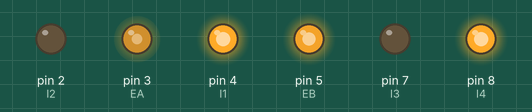
A sketch run on a simulated Arduino Uno, built with avr-gcc and run on an emulated ATmega328P. Shown: output pins drawn as LEDs (lit = HIGH). What the sketch prints to the serial monitor is not drawn.

Above: at 0.05 s.
At 0.35 s:
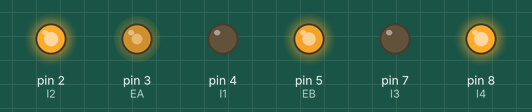
Timing chart, 0 to 3.0 s (numbered marks = the images above):
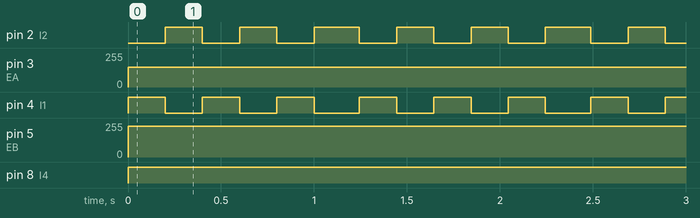

Measured:
- by itself, pin 2 (I2), pin 4 (I1): alternates HIGH for 0.20 s and LOW for 0.20 s
- by itself, pin 3 (EA): 0/255 → 150/255 at 0.00 s
- by itself, pin 5 (EB): 0/255 → 230/255 at 0.00 s
- by itself, pin 8 (I4): LOW → HIGH at 0.00 s

The sketch:

Speedometer203.ino
```cpp
// (licence header left out)
int EA = 3;  // Black Wheel PWM pin (must be a PWM pin)
int I1 = 4;  //Light Grey                                                                                                                                                                                                                                           // Wheel direction digital pin 1
int I2 = 2;  // White
int EB = 5;  //Orange
int I3 = 7;  //Brown
int I4 = 8;  //Red

// Motor PWM command variable [0-255]
byte u = 0;

// Left wheel encoder digital pins
const byte SIGNAL_L_A = 9;
const byte SIGNAL_L_B = 10;
const byte SIGNAL_R_A = 11;
const byte SIGNAL_R_B = 12;

// Encoder ticks per (motor) revolution (TPR)
const int TPR = 3000;

// Wheel radius [m]
const double RHO = 0.0625;

// Counter to keep track of encoder ticks [integer]
volatile long encoder_ticks_L = 0;
volatile long encoder_ticks_R = 0;

// Variable to store estimated angular rate of left wheel [rad/s]
double omega_R = 0.0;
double omega_L = 0.0;

// Sampling interval for measurements in milliseconds
const int T = 1000;

// Counters for milliseconds during interval
long t_now = 0;
long t_last = 0;

//Wheel radius
double r = 0.0625;

// Estimated Speed
double v_L = 0;
double v_R = 0;

// Things
double v = 0;
double omega = 0;

// constant
const double ELL = 0.2775;

// This function is called when SIGNAL_A goes HIGH
void decodeEncoderTicks() {
  if (digitalRead(SIGNAL_L_B) == LOW) {
    // SIGNAL_A leads SIGNAL_B, so count one way
    encoder_ticks_L++;
  } else {
    // SIGNAL_B leads SIGNAL_A, so count the other way
    encoder_ticks_L--;
  }
  if (digitalRead(SIGNAL_R_A) == LOW) {
    // SIGNAL_A leads SIGNAL_B, so count one way
    encoder_ticks_R--;
  } else {
    // SIGNAL_B leads SIGNAL_A, so count the other way
    encoder_ticks_R++;
  }
}

// Compute vehicle speed [m/s]
double compute_vehicle_speed(double v_L, double v_R) {
  double v;
  v = 0.5 * (v_L + v_R);
  return v;
}
// Compute vehicle turning rate [rad/s]
double compute_vehicle_rate(double v_L, double v_R) {
  double omega;
  omega = 1.0 / ELL * (v_R - v_L);
  return omega;
}

void setup() {
  // Open the serial port at 9600 bps
  Serial.begin(9600);

  // Set the pin modes for the motor driver
  pinMode(EA, OUTPUT);
  pinMode(I1, OUTPUT);
  pinMode(I2, OUTPUT);
  pinMode(EB, OUTPUT);
  pinMode(I3, OUTPUT);
  pinMode(I4, OUTPUT);

  // Set the pin modes for the encoders
  pinMode(SIGNAL_L_A, INPUT);
  pinMode(SIGNAL_L_B, INPUT);
  pinMode(SIGNAL_R_A, INPUT);
  pinMode(SIGNAL_R_B, INPUT);

  // Every time the pin goes high, this is a pulse
  attachInterrupt(digitalPinToInterrupt(SIGNAL_L_A), decodeEncoderTicks, RISING);
  attachInterrupt(digitalPinToInterrupt(SIGNAL_R_A), decodeEncoderTicks, RISING);

  // Print a message
  Serial.print("Program initialized.");
  Serial.print("\n");
}

void loop() {
  // Get the elapsed time [ms]
  t_now = millis();

  if (t_now - t_last >= T) {
    // Estimate the rotational speed [rad/s]
    omega_L = 2.0 * PI * ((double)encoder_ticks_L / (double)TPR) * 1000.0 / (double)(t_now - t_last);
    omega_R = 2.0 * PI * ((double)encoder_ticks_R / (double)TPR) * 1000.0 / (double)(t_now - t_last);
    v_L = r * omega_L;
    v_R = r * omega_R;
    v = compute_vehicle_speed(v_L, v_R);
    omega = compute_vehicle_rate(v_L, v_R);

    // Print some stuff to the serial monitor
    Serial.print("LEFT ticks: ");
    Serial.print(encoder_ticks_L);
    Serial.print("\t");
    Serial.print("LEFT speed: ");
    Serial.print(omega_L);
    Serial.print(" rad/s\n");

    Serial.print("RIGHT ticks: ");
    Serial.print(encoder_ticks_R);
    Serial.print("\t");
    Serial.print("RIGHT speed: ");
    Serial.print(omega_R);
    Serial.print(" rad/s\n");

    Serial.print("Velocity: ");
    Serial.print(v);
    Serial.print(" Turn Rate: ");
    Serial.print(omega);
    Serial.print("\n");


    // Record the current time [ms]
    t_last = t_now;

    // Reset the encoder ticks counter
    encoder_ticks_L = 0;
    encoder_ticks_R = 0;
  }

  // Set the wheel motor PWM command [0-255]
  //FORWARD
    digitalWrite(I1, HIGH);
    digitalWrite(I2, LOW);
    digitalWrite(I3, LOW);
    digitalWrite(I4, HIGH);

    analogWrite(EA, 150);
    analogWrite(EB, 230);
    delay(200);
    //LEFT
    digitalWrite(I1, LOW);
    digitalWrite(I2, HIGH);
    digitalWrite(I3, LOW);
    digitalWrite(I4, HIGH);

    analogWrite(EA, 150);
    analogWrite(EB, 230);
    delay(200);
}
```
